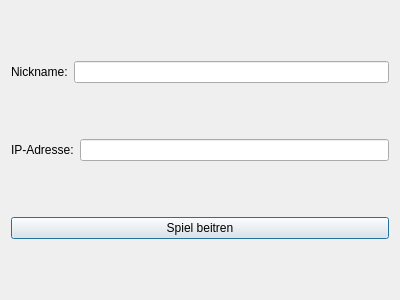
<?xml version="1.0" encoding="UTF-8"?>
<ui version="4.0">
 <class>Dialog</class>
 <widget class="QDialog" name="Dialog">
  <property name="geometry">
   <rect>
    <x>0</x>
    <y>0</y>
    <width>400</width>
    <height>300</height>
   </rect>
  </property>
  <property name="windowTitle">
   <string>Dialog</string>
  </property>
  <layout class="QVBoxLayout" name="verticalLayout">
   <item>
    <layout class="QHBoxLayout" name="horizontalLayout_2">
     <item>
      <widget class="QLabel" name="label_2">
       <property name="text">
        <string>Nickname:</string>
       </property>
      </widget>
     </item>
     <item>
      <widget class="QLineEdit" name="lineEdit_2"/>
     </item>
    </layout>
   </item>
   <item>
    <layout class="QHBoxLayout" name="horizontalLayout">
     <item>
      <widget class="QLabel" name="label">
       <property name="text">
        <string>IP-Adresse:</string>
       </property>
      </widget>
     </item>
     <item>
      <widget class="QLineEdit" name="lineEdit">
       <property name="sizePolicy">
        <sizepolicy hsizetype="Expanding" vsizetype="Fixed">
         <horstretch>0</horstretch>
         <verstretch>0</verstretch>
        </sizepolicy>
       </property>
      </widget>
     </item>
    </layout>
   </item>
   <item>
    <layout class="QHBoxLayout" name="horizontalLayout_3">
     <item>
      <widget class="QPushButton" name="pushButton">
       <property name="text">
        <string>Spiel beitren</string>
       </property>
      </widget>
     </item>
    </layout>
   </item>
  </layout>
 </widget>
 <resources/>
 <connections/>
</ui>
